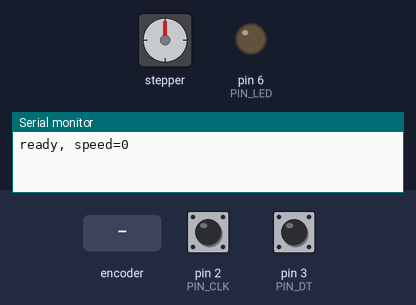
This sketch was run on a simulated Arduino Uno, built with avr-gcc and run on an emulated ATmega328P. Parts: stepper motor, output pins drawn as LEDs (lit = HIGH), the last lines printed to the serial monitor. Wiring (inferred from the names in the program): stepper motor (2048 steps per turn assumed): coils pin 8, pin 9, pin 10, pin 11. Dashed ring = blinking. The test bench sets the inputs (shaded band); at power-on: pin 2 (PIN_CLK) HIGH, pin 3 (PIN_DT) HIGH. Pins used as bus, display or sensor lines are not drawn.

Above: at 1.2 s.
1.3 s: rotary encoder on pin 2 (PIN_CLK) / pin 3 (PIN_DT) turned 1 step (first pin leading)
At 1.7 s:
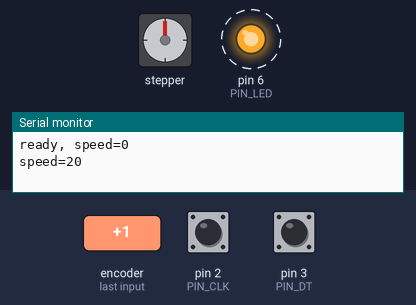
4.5 s: rotary encoder on pin 2 (PIN_CLK) / pin 3 (PIN_DT) turned 3 steps (first pin leading)
At 6.9 s:
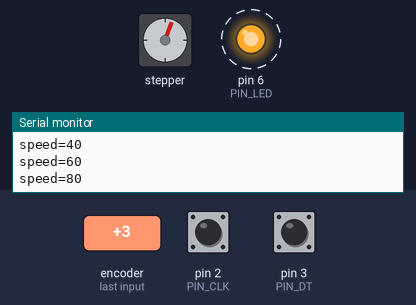
8.1 s: rotary encoder on pin 2 (PIN_CLK) / pin 3 (PIN_DT) turned 1 step (first pin leading)
At 10.1 s:
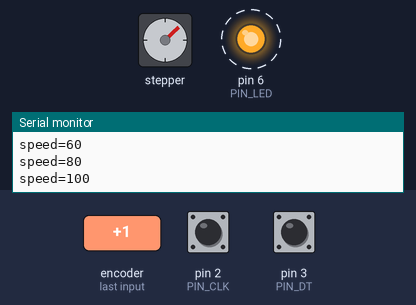
11.1 s: rotary encoder on pin 2 (PIN_CLK) / pin 3 (PIN_DT) turned 3 steps (first pin leading)
14.1 s: rotary encoder on pin 2 (PIN_CLK) / pin 3 (PIN_DT) turned 3 steps (first pin leading)
Timing chart, 0 to 27.1 s (numbered marks = the images above; inputs shaded):
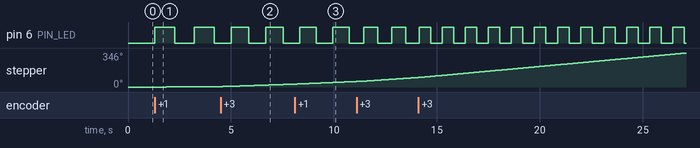

The sketch:

encoder_stepper.ino
```cpp
// Encoder controls a 28BYJ-48 stepper via ULN2003.
// CW   -> speed up (eventually one direction at full pace)
// CCW  -> slow down, then reverse, then full pace the other way
// LED blinks faster as |speed| grows. Speed 0 = motor off, LED off.

// --- pins ---------------------------------------------------------------
const int PIN_CLK = 2;
const int PIN_DT  = 3;
const int PIN_LED = 6;
const int PIN_IN1 = 8;
const int PIN_IN2 = 9;
const int PIN_IN3 = 10;
const int PIN_IN4 = 11;

// --- speed control ------------------------------------------------------
int speed = 0;                 // steps/sec, signed; sign = direction
const int CLICK_STEP = 20;     // change per encoder click
const int MAX_SPEED  = 500;    // 28BYJ-48 stalls above ~600 sps

// --- half-step sequence for 28BYJ-48 -----------------------------------
const uint8_t SEQ[8][4] = {
  {1,0,0,0},
  {1,1,0,0},
  {0,1,0,0},
  {0,1,1,0},
  {0,0,1,0},
  {0,0,1,1},
  {0,0,0,1},
  {1,0,0,1},
};
int seqIndex = 0;

// --- encoder state ------------------------------------------------------
int lastClkLevel;

// --- timing state -------------------------------------------------------
unsigned long lastStepMicros  = 0;
unsigned long lastBlinkMillis = 0;
bool          ledOn           = false;

// ------------------------------------------------------------------------
void applyStep(int idx) {
  digitalWrite(PIN_IN1, SEQ[idx][0]);
  digitalWrite(PIN_IN2, SEQ[idx][1]);
  digitalWrite(PIN_IN3, SEQ[idx][2]);
  digitalWrite(PIN_IN4, SEQ[idx][3]);
}

void releaseCoils() {
  digitalWrite(PIN_IN1, LOW);
  digitalWrite(PIN_IN2, LOW);
  digitalWrite(PIN_IN3, LOW);
  digitalWrite(PIN_IN4, LOW);
}

void setup() {
  pinMode(PIN_CLK, INPUT_PULLUP);
  pinMode(PIN_DT,  INPUT_PULLUP);
  pinMode(PIN_LED, OUTPUT);
  pinMode(PIN_IN1, OUTPUT);
  pinMode(PIN_IN2, OUTPUT);
  pinMode(PIN_IN3, OUTPUT);
  pinMode(PIN_IN4, OUTPUT);

  lastClkLevel = digitalRead(PIN_CLK);
  releaseCoils();

  Serial.begin(115200);
  Serial.println(F("ready, speed=0"));
}

void loop() {
  // 1. Read encoder ------------------------------------------------------
  int clk = digitalRead(PIN_CLK);
  if (clk != lastClkLevel && clk == LOW) {
    int dt = digitalRead(PIN_DT);
    if (dt != clk) {
      speed += CLICK_STEP;   // CW
    } else {
      speed -= CLICK_STEP;   // CCW
    }
    if (speed >  MAX_SPEED) speed =  MAX_SPEED;
    if (speed < -MAX_SPEED) speed = -MAX_SPEED;
    Serial.print(F("speed="));
    Serial.println(speed);
  }
  lastClkLevel = clk;

  // 2. Step the motor at the right rate ----------------------------------
  if (speed != 0) {
    unsigned long now = micros();
    unsigned long intervalUs = 1000000UL / (unsigned)abs(speed);
    if (now - lastStepMicros >= intervalUs) {
      lastStepMicros = now;
      // advance index forward for +speed, backward for -speed
      seqIndex = (seqIndex + (speed > 0 ? 1 : 7)) % 8;
      applyStep(seqIndex);
    }
  } else {
    releaseCoils();  // save power and let the rotor cool when idle
  }

  // 3. LED blink rate ----------------------------------------------------
  if (speed != 0) {
    // Larger |speed| -> shorter period. Clamp to 30..1000 ms.
    long period = 1000 - 2L * abs(speed);
    if (period < 30)   period = 30;
    if (period > 1000) period = 1000;

    unsigned long now = millis();
    if (now - lastBlinkMillis >= (unsigned long)period) {
      lastBlinkMillis = now;
      ledOn = !ledOn;
      digitalWrite(PIN_LED, ledOn ? HIGH : LOW);
    }
  } else {
    digitalWrite(PIN_LED, LOW);
  }
}
```
